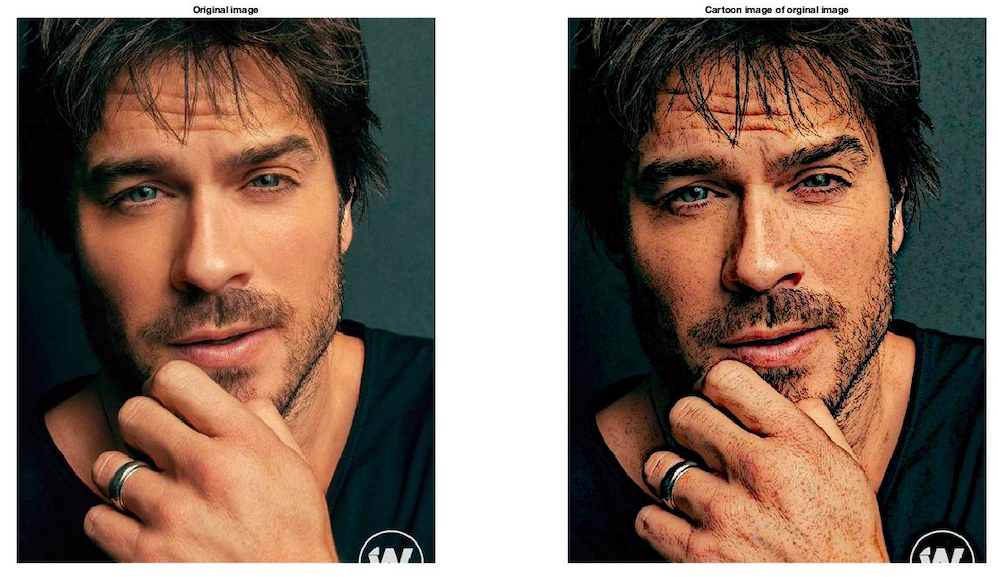
%> input picture ian(effect1).png, 998 x 577 px
$ octave --eval "result = cartoon(imread('ian(effect1).png'));"   (GNU Octave 9; MATLAB toolbox functions it lacks are replaced by stand-ins)
%> lines starting %> are read from the running program, lines starting %| are printed output that depends on the picture
function [cartoonImg] = cartoon(I)
    thresholdVal = 1; %intensity difference
    r_id = 0.3; %relative intensity difference before img is total black

    r = I(:,:,1); %r is all rows and columns in the first image plane, the red channel of I
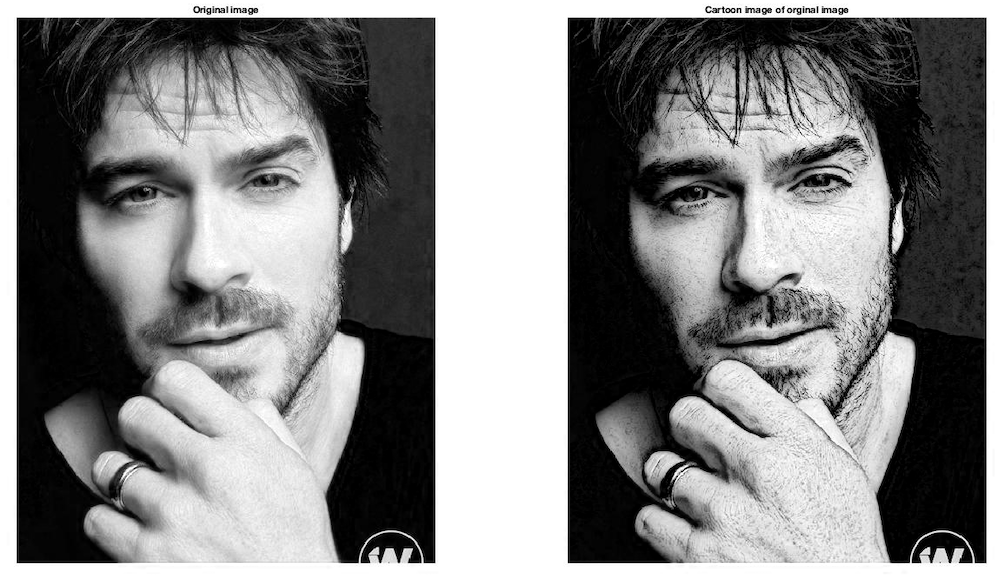
%> r: size 577x998 uint8; min 0, max 255, mean 130.7
    g = I(:,:,2); %g is all rows and columns in the second image plane, the green channel of I
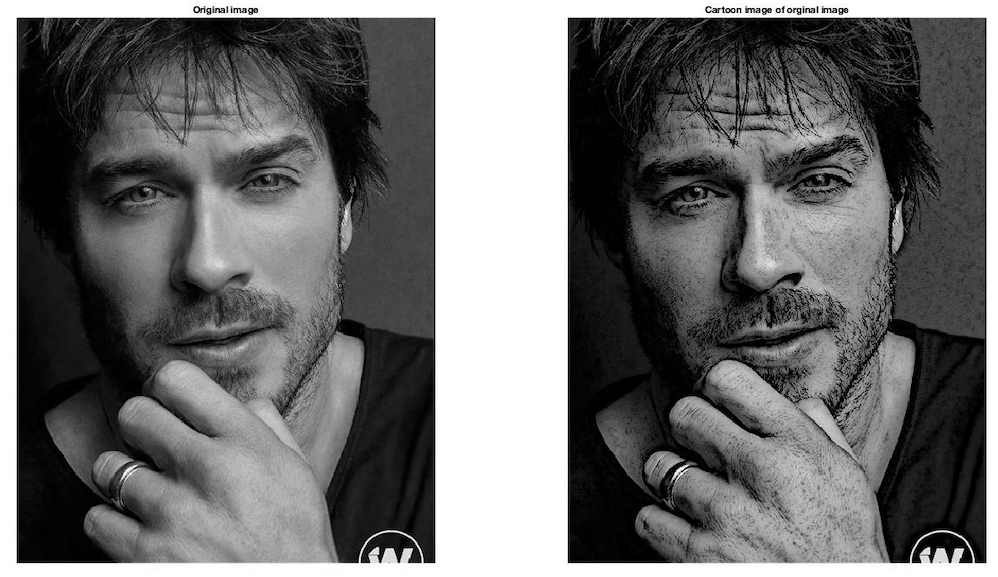
%> g: size 577x998 uint8; min 0, max 255, mean 109.3
    b = I(:,:,3); %b is all rows and columns in the third image plane, the blue channel of I
    rc = cartoon_img(r,thresholdVal,r_id); %convert the red channel of I to cartoon
    gc = cartoon_img(g,thresholdVal,r_id); %convert the green channel of I to cartoon
    bc = cartoon_img(b,thresholdVal,r_id); %convert the blue channel of I to cartoon
    cartoonImg = cat(3,rc,gc,bc); %concatenate rr, gr and br along the third dimension to create cartoon img


    function c_img = cartoon_img(I,thresholdVal,r_id) %function to create cartoon img
%> called with thresholdVal = 1, r_id = 0.3
        I = im2double(I); %convert img to double to avoid overflow
        g_new = imgaussfilt(I,5); %apply the gaussian filter to the double img with standard deviation, sigma, given as 5 to obtain a blurred or smoothed img
        g_new = I./g_new; %divide I by the smoothed img to get a new img with coloured edges
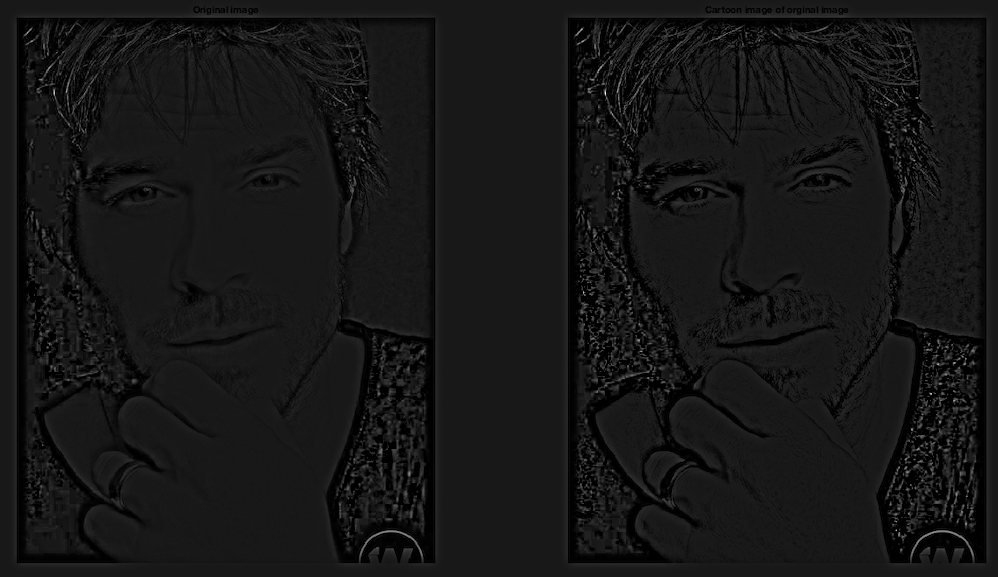
%> g_new: size 577x998 double; min 0, max 10.51, mean 0.933; drawn with min black and max white
        intmult = (r_id - min(r_id,(thresholdVal-g_new)))/r_id; %the intenisty mult is calculated
        ind = find(g_new < thresholdVal); %find the indices in g_new where the thresholdVal is greater than the values in g_new
%> ind = 233897 values from 9251 to 569485
        c_img = I; %create the cartoon img with dimensions and values the same as img im
        c_img(ind) = I(ind).*intmult(ind); %at the indices, found earlier, in the cartoon img, set it to im(ind).*mult(ind), to create the final c_img
    end
    %output results, original img next to cartoon img
    subplot(1,2,1);imshow(I);title('Original image');
    subplot(1,2,2);imshow(cartoonImg);title('Cartoon image of orginal image');
end
%> call 2 of cartoon_img, with thresholdVal = 1, r_id = 0.3
%> in cartoon_img (call 2), `intmult = (r_id - min(r_id,(thresholdVal-g_new)))/r_id;`:
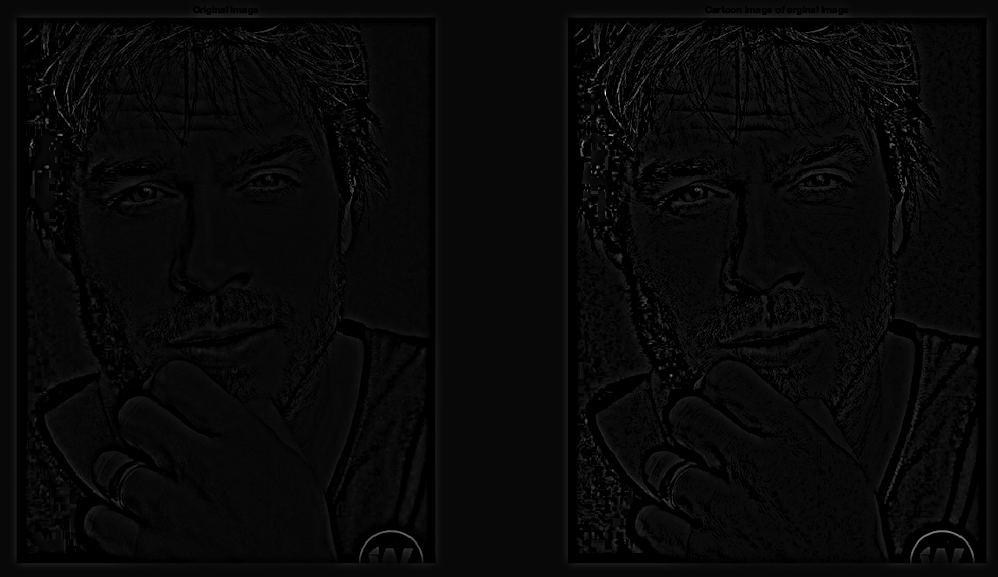
%> intmult: size 577x998 double; min 0, max 31.76, mean 1.1; drawn with min black and max white
%> in cartoon_img (call 2), `ind = find(g_new < thresholdVal);`: ind = 232420 values from 9795 to 569485
%> call 3 of cartoon_img, with thresholdVal = 1, r_id = 0.3
%> in cartoon_img (call 3), `g_new = imgaussfilt(I,5);`:
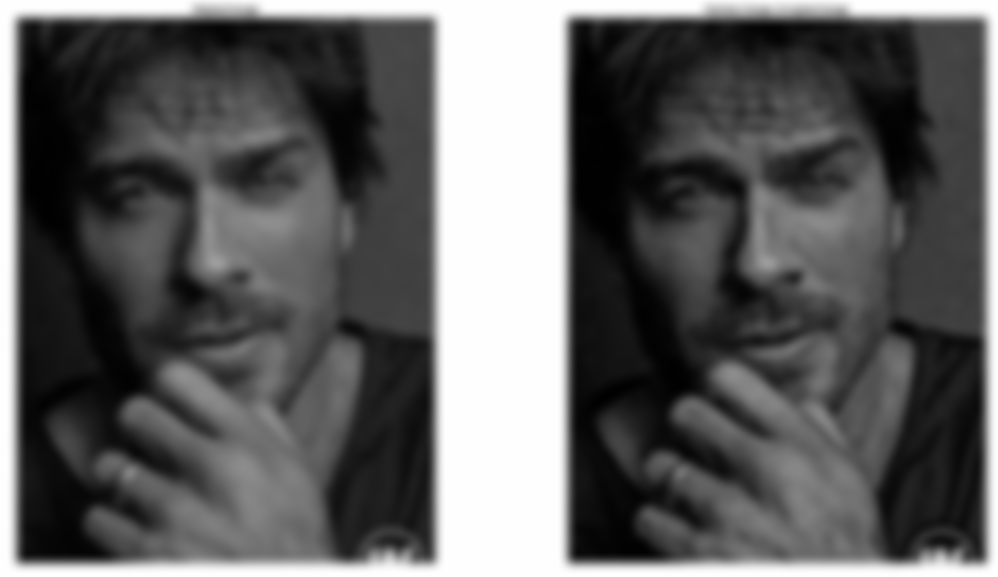
%> g_new: size 577x998 double; min 0.00455, max 1, mean 0.376
%> in cartoon_img (call 3), `ind = find(g_new < thresholdVal);`: ind = 233848 values from 9795 to 569485
%> in cartoon_img (call 3), `c_img(ind) = I(ind).*intmult(ind);`:
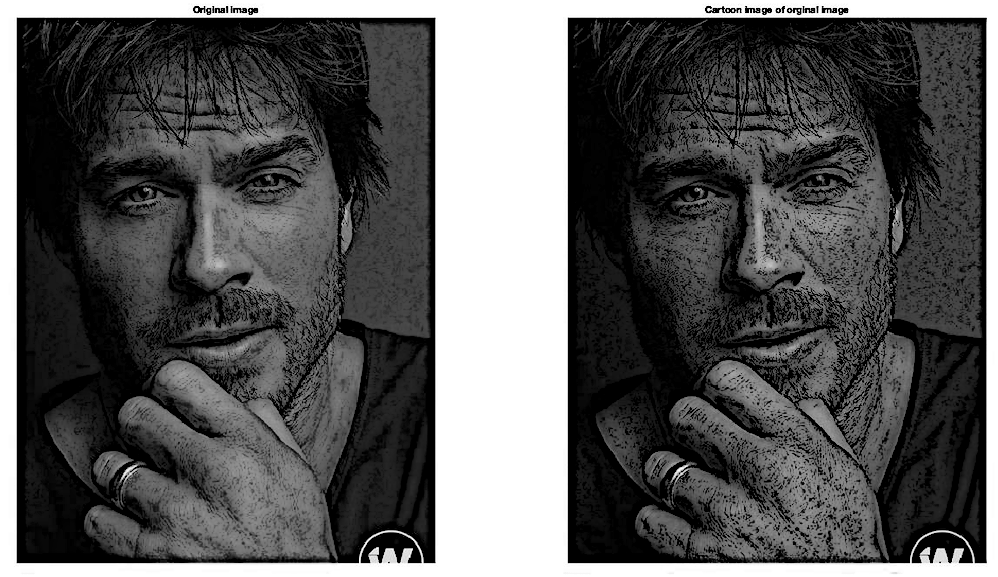
%> c_img: size 577x998 double; min 0, max 1, mean 0.353
%> in cartoon, `cartoonImg = cat(3,rc,gc,bc);`:
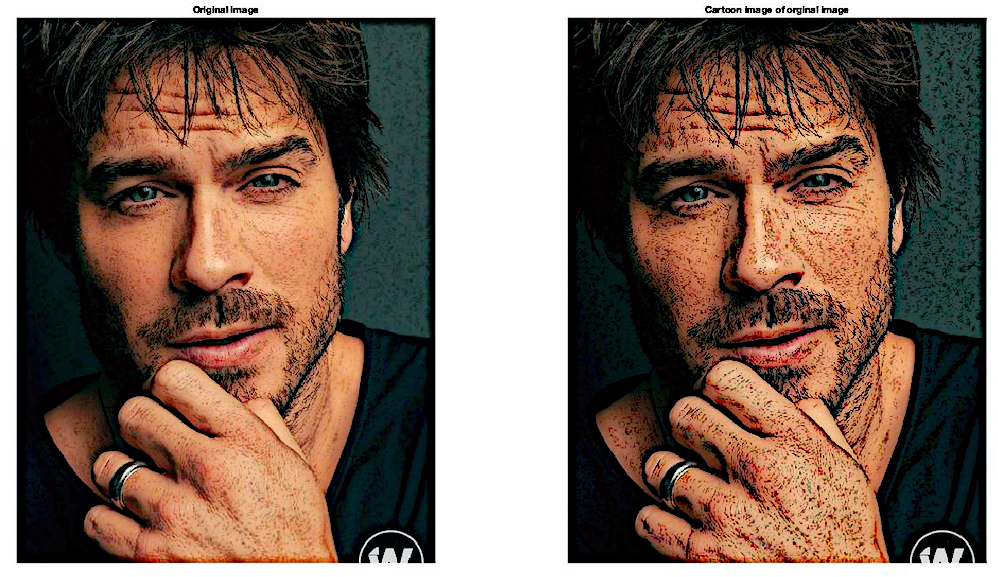
%> cartoonImg: size 577x998x3 double; mean R, G, B 0.485, 0.402, 0.353

$ run again, on jag3.png
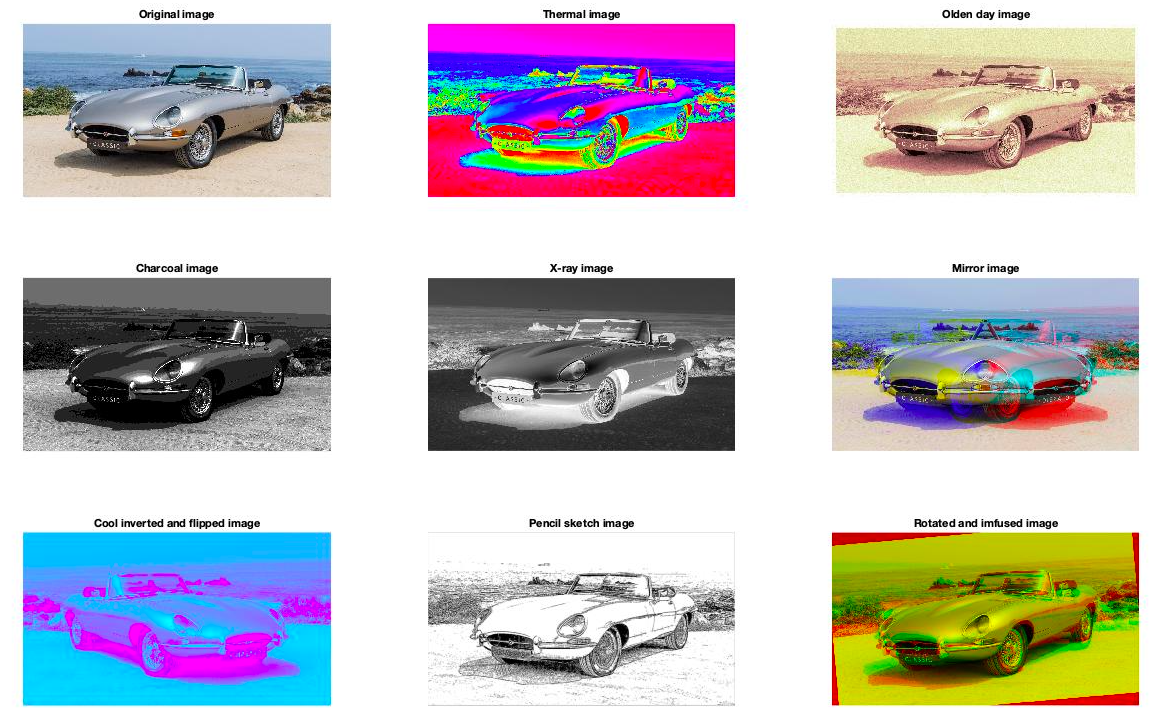
%> input picture jag3.png, 1159 x 720 px
%> ind = 244693 values from 7951 to 827265
%> in cartoon_img (call 3), `g_new = imgaussfilt(I,5);`:
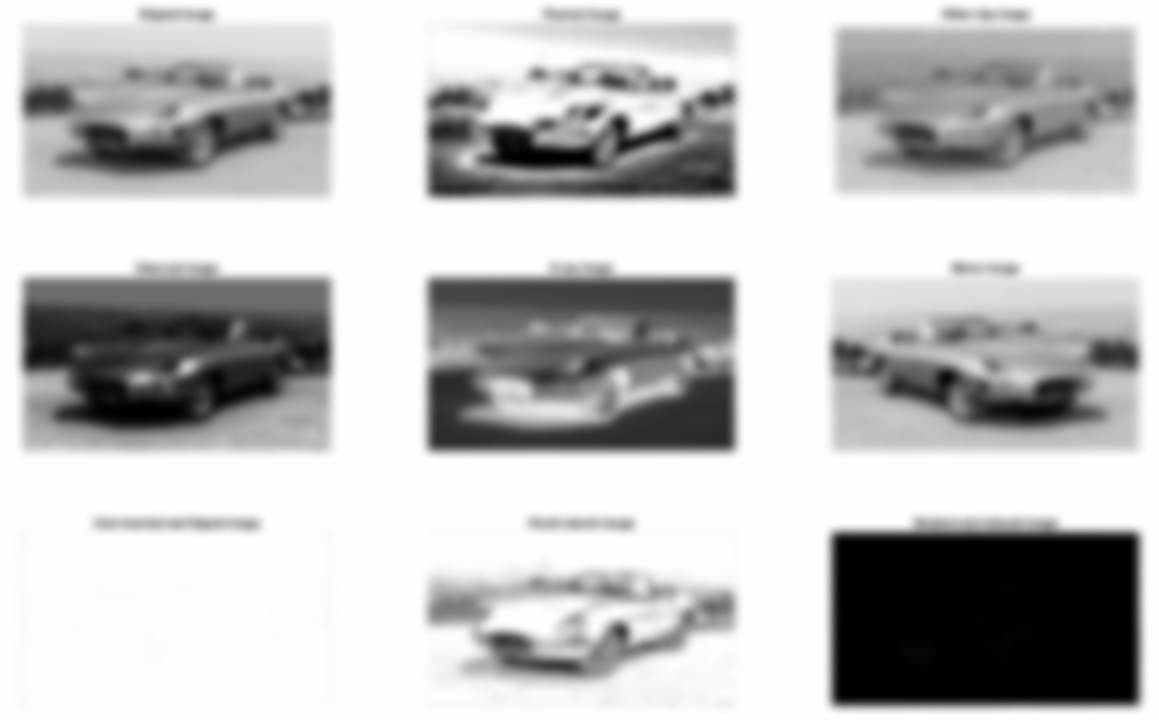
%> g_new: size 720x1159 double; min 0, max 1, mean 0.748; mean of the top-left, top-right, bottom-left and bottom-right quarters 0.737, 0.781, 0.855, 0.62
%> ind = 228039 values from 8009 to 827122
%> in cartoon, `cartoonImg = cat(3,rc,gc,bc);`:
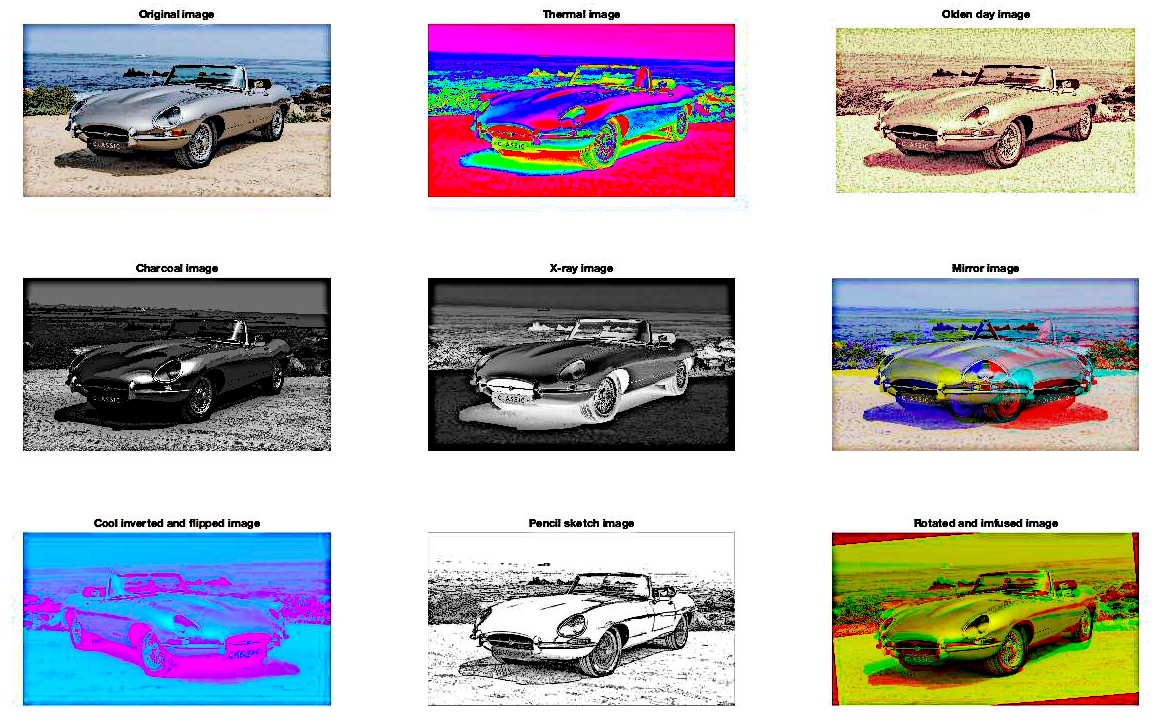
%> cartoonImg: size 720x1159x3 double; mean R, G, B 0.715, 0.702, 0.717

$ run again, on stefan(effect2).png
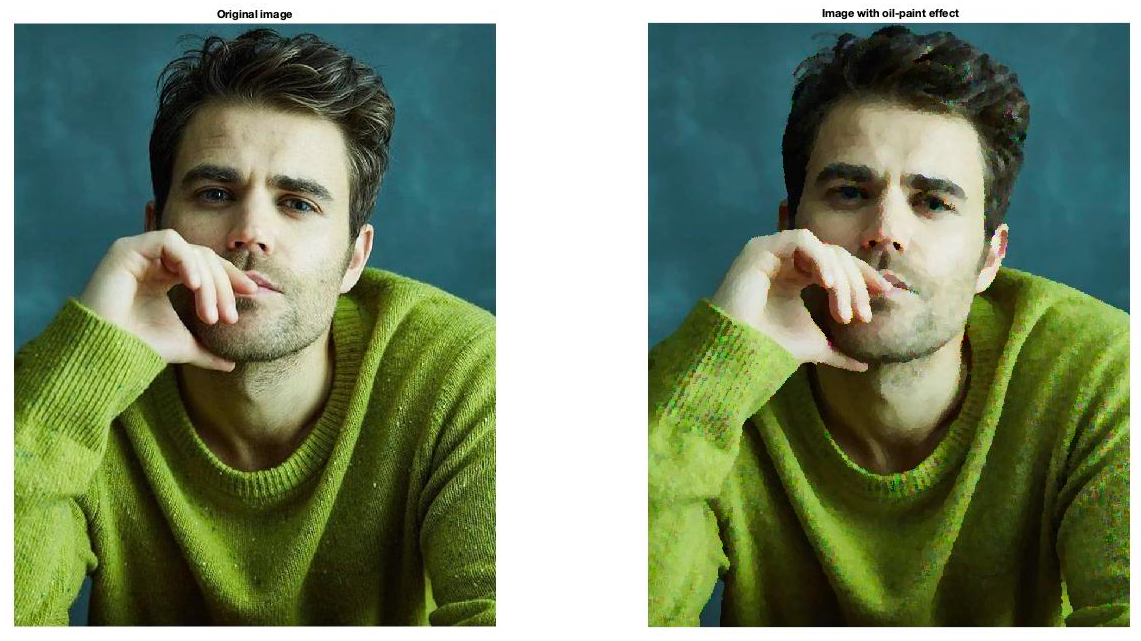
%> input picture stefan(effect2).png, 1141 x 641 px
%> ind = 315334 values from 1299 to 730560
%> in cartoon_img (call 3), `g_new = I./g_new;`:
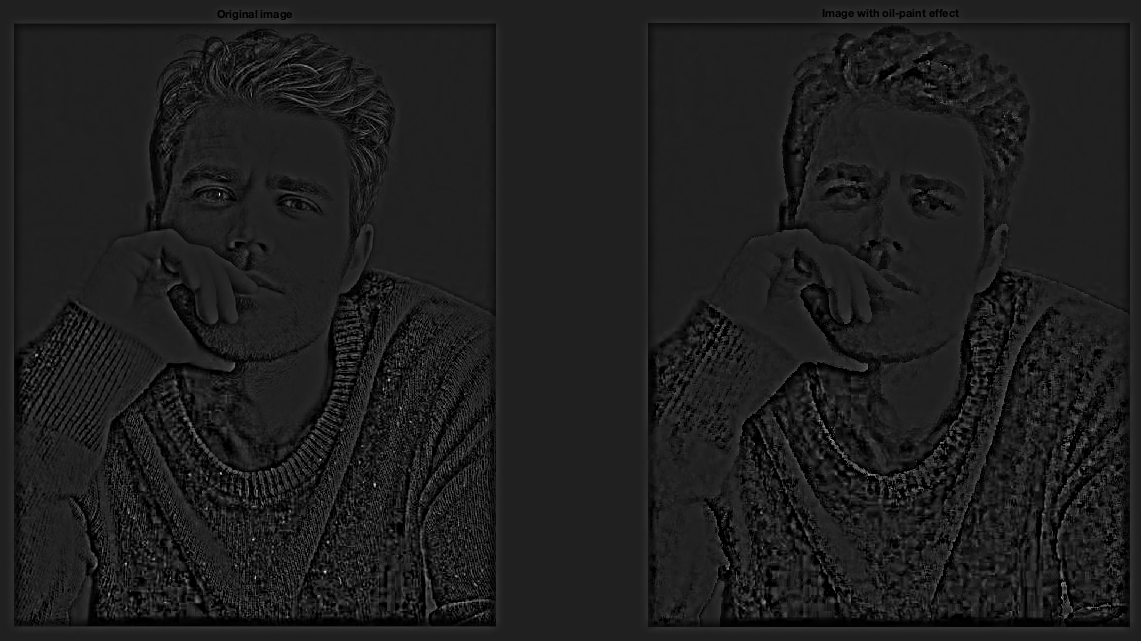
%> g_new: size 641x1141 double; min 0, max 7.93, mean 0.956; drawn with min black and max white
%> ind = 314336 values from 1307 to 730735
%> in cartoon, `cartoonImg = cat(3,rc,gc,bc);`:
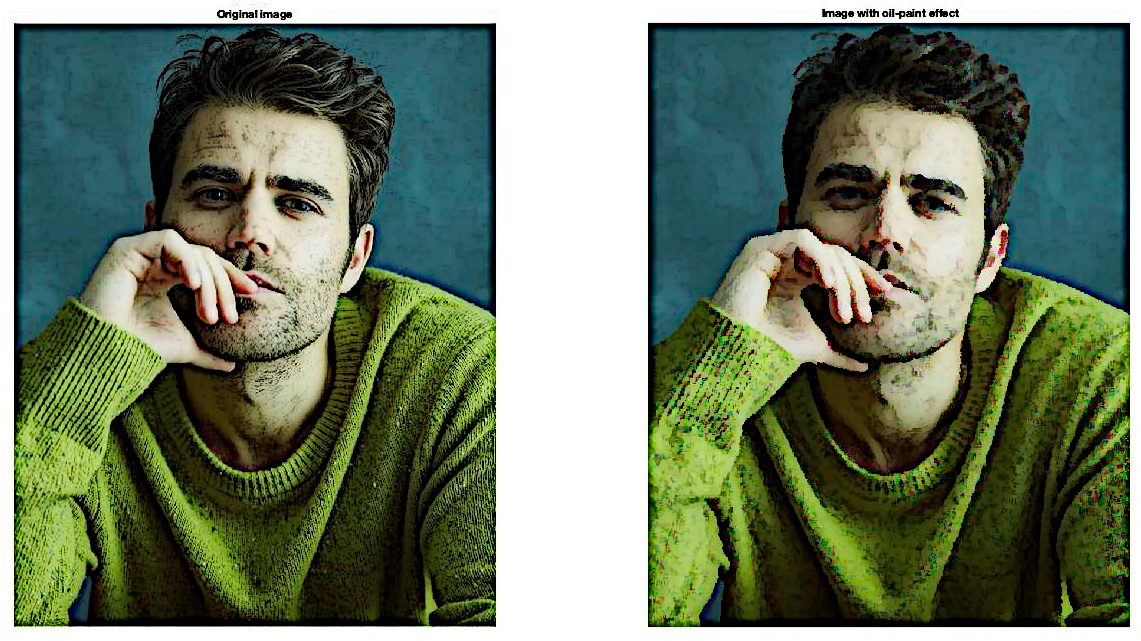
%> cartoonImg: size 641x1141x3 double; mean R, G, B 0.428, 0.484, 0.388
